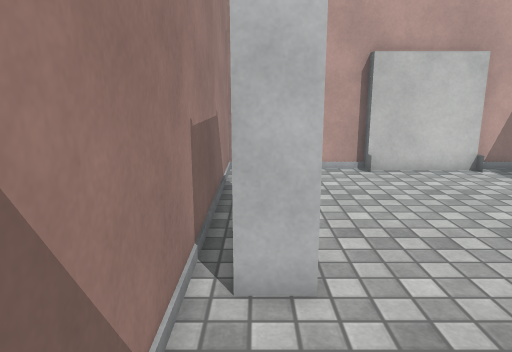
view 1 (above)

12 first-person views from a walk through a 3-D level made in the Unity game engine. The camera is 1.3 m above the floor, tilts 12° down and sees 70° across. The floor is counted in squares, 0.5 m on a side. Each view is taken from the middle of a square. On the plan, view 1 faces up. The plan holds only what a view shows up to about 20 squares ahead; the rest is blank. The place goes on beyond the plan. Surface patterns are stand-ins for the level's own textures.

view 2
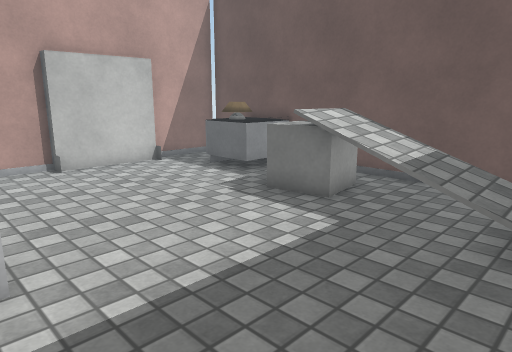

view 3
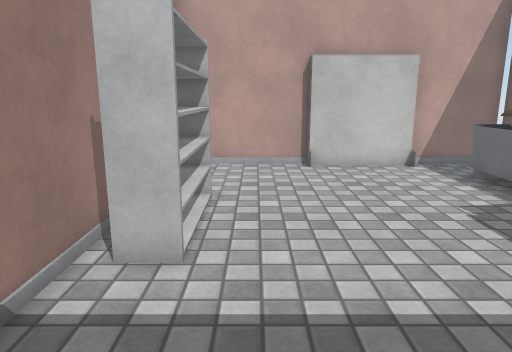

view 4
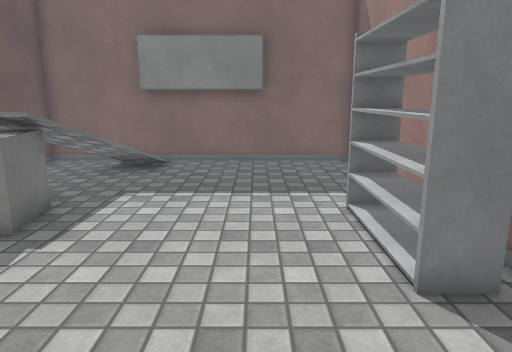

view 5
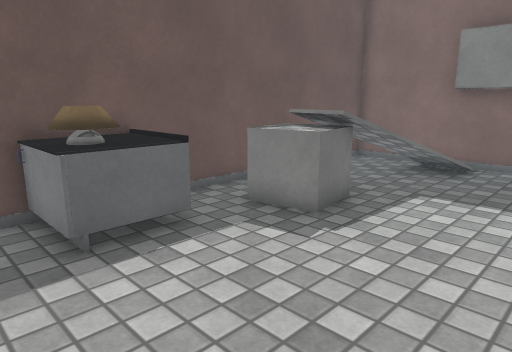

view 6
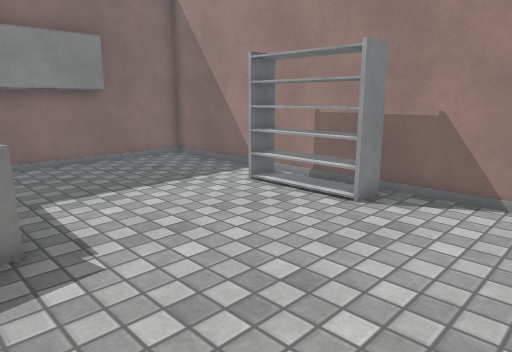

view 7
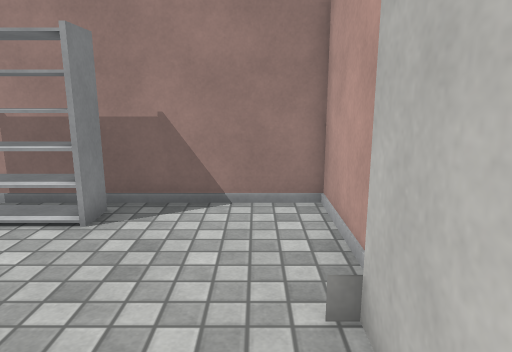

view 8
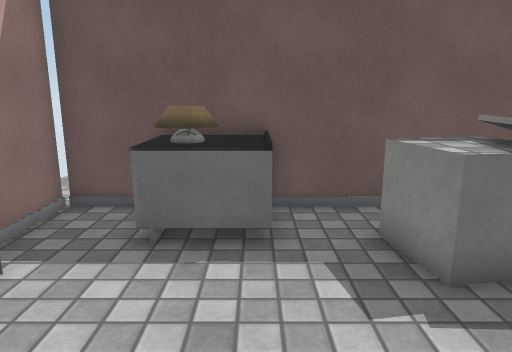

view 9
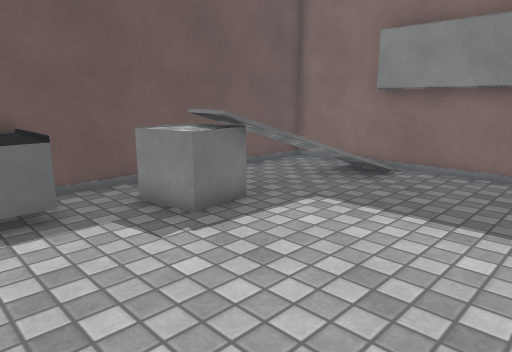

view 10
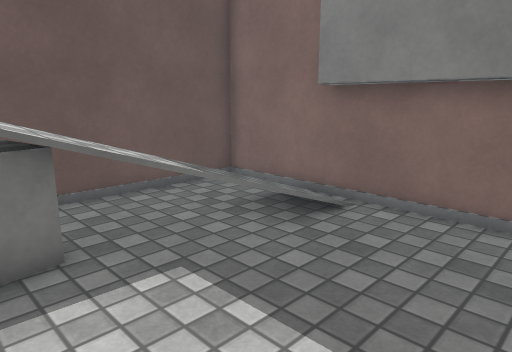

view 11
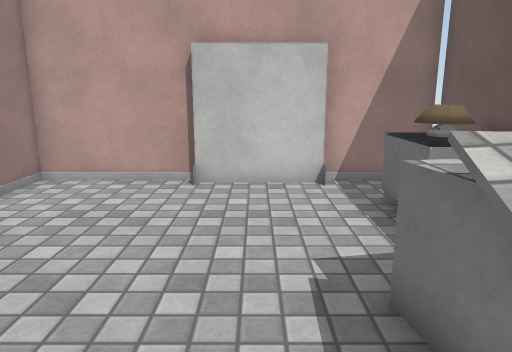

view 12
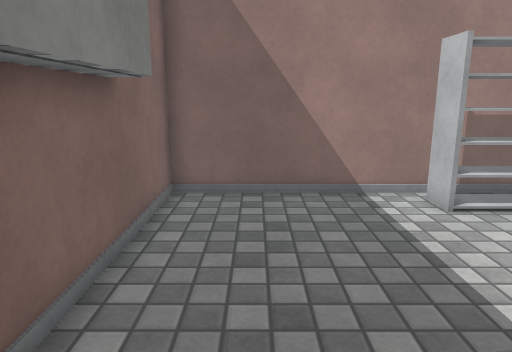

### Floor plan
Key: @ floor where view 1 was taken; # wall or solid block; x gap in a wall; . main floor; : floor 0.25 m higher than the main floor; + floor 0.75 m higher than the main floor; * floor 1 m higher than the main floor; / step, stairs or slope; = window, fence, low wall or low ledge; v drop or lower ground; S shelf; C cabinet; O other object.
Columns run from 1 left of view 1 to 12 right of it. Each row starts with its distance up from view 1.
 14 ######   ####.
 13 #....#####...#
 12 #............#
 11 #.........C#CC
 10 #.........C CC
  9 #.........CCCC
  8 #SS..........#
  7 #SS..........#
  6 #SS......OO..#
  5 #SS......=#O.#
  4 #.......#*# .#
  3 #.......v+= .#
  2 #.......v/x..#
  1 #.......=//..#
  0 #@......///..#
 -1 #.......::...#
 -2 ##############
 -3         ##

Positions as (right, up) in squares from view 1, and headings:
1: (0, 0), facing up
2: (0, -1), facing up-right
3: (2, -1), facing up
4: (3, 13), facing down
5: (3, 13), facing down-right
6: (9, 13), facing down-left
7: (8, 12), facing left
8: (3, 9), facing right
9: (1, 11), facing down-right
10: (2, 6), facing down-right
11: (6, 2), facing up
12: (9, 0), facing left
